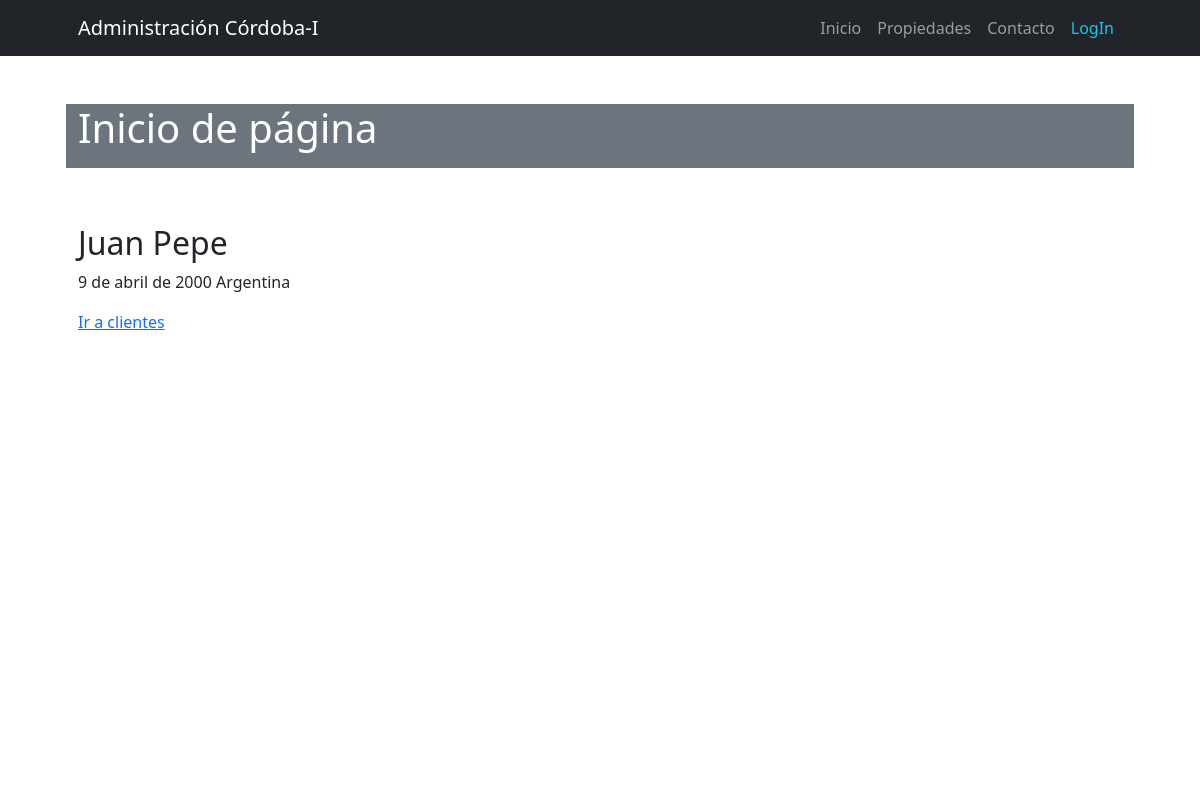
The page /cliente/ on the database its author committed.
### apps/cliente/models.py (models this page shows, shortened)
class Cliente(models.Model):
    nombre = models.CharField(max_length=50)
    apellido = models.CharField(max_length=50)
    nacimiento = models.DateField(null=True)
    pais_origen_id = models.ForeignKey(
        Pais, on_delete=models.SET_NULL, null=True, blank=True)
    documento = models.CharField(max_length=50)
    telefono = models.CharField(max_length=50)
    email = models.EmailField(max_length=50)

class Pais(models.Model):
    nombre = models.CharField(max_length=50)
    def __str__(self):
        return self.nombre

### apps/cliente/views.py (the view)
# urls.py: path('', Home, name='Home'),
def Home(request):
    clientes_registros = Cliente.objects.all()
    contexto = {'clientes': clientes_registros}
    return render(request, 'cliente/index.html', contexto)

### apps/cliente/templates/cliente/index.html (shortened to what this page needs)
{% extends 'Home/index.html' %}
{% block INDEX_CONTENIDO %}
    {% for cliente in clientes %}
        <h2>{{cliente.nombre}} {{cliente.apellido}}</h2>
        <p>{{cliente.nacimiento}} {{cliente.pais_origen_id}}</p>
    {% endfor %}
    <a href="{% url 'Home:home' %}">Ir a clientes</a>
{% endblock INDEX_CONTENIDO %}

### rows shown on the page
Cliente: nombre "Juan", apellido "Pepe", nacimiento "9 de abril de 2000", pais_origen_id "Argentina"
